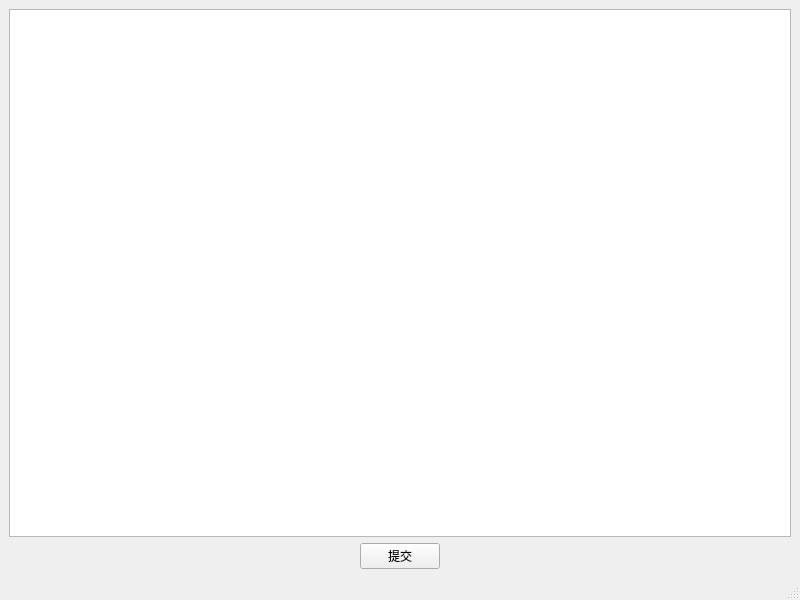
<?xml version="1.0" encoding="UTF-8"?>
<ui version="4.0">
 <class>MainWindow</class>
 <widget class="QMainWindow" name="MainWindow">
  <property name="geometry">
   <rect>
    <x>0</x>
    <y>0</y>
    <width>800</width>
    <height>600</height>
   </rect>
  </property>
  <property name="windowTitle">
   <string>MainWindow</string>
  </property>
  <widget class="QWidget" name="centralwidget">
   <layout class="QVBoxLayout" name="verticalLayout">
    <item>
     <widget class="QPlainTextEdit" name="plainTextEdit"/>
    </item>
    <item>
     <layout class="QHBoxLayout" name="horizontalLayout_2">
      <item>
       <layout class="QHBoxLayout" name="horizontalLayout"/>
      </item>
      <item>
       <widget class="QPushButton" name="btnCommit">
        <property name="maximumSize">
         <size>
          <width>80</width>
          <height>16777215</height>
         </size>
        </property>
        <property name="text">
         <string>提交</string>
        </property>
       </widget>
      </item>
     </layout>
    </item>
   </layout>
  </widget>
  <widget class="QMenuBar" name="menubar">
   <property name="geometry">
    <rect>
     <x>0</x>
     <y>0</y>
     <width>800</width>
     <height>21</height>
    </rect>
   </property>
  </widget>
  <widget class="QStatusBar" name="statusbar"/>
 </widget>
 <resources/>
 <connections/>
</ui>
